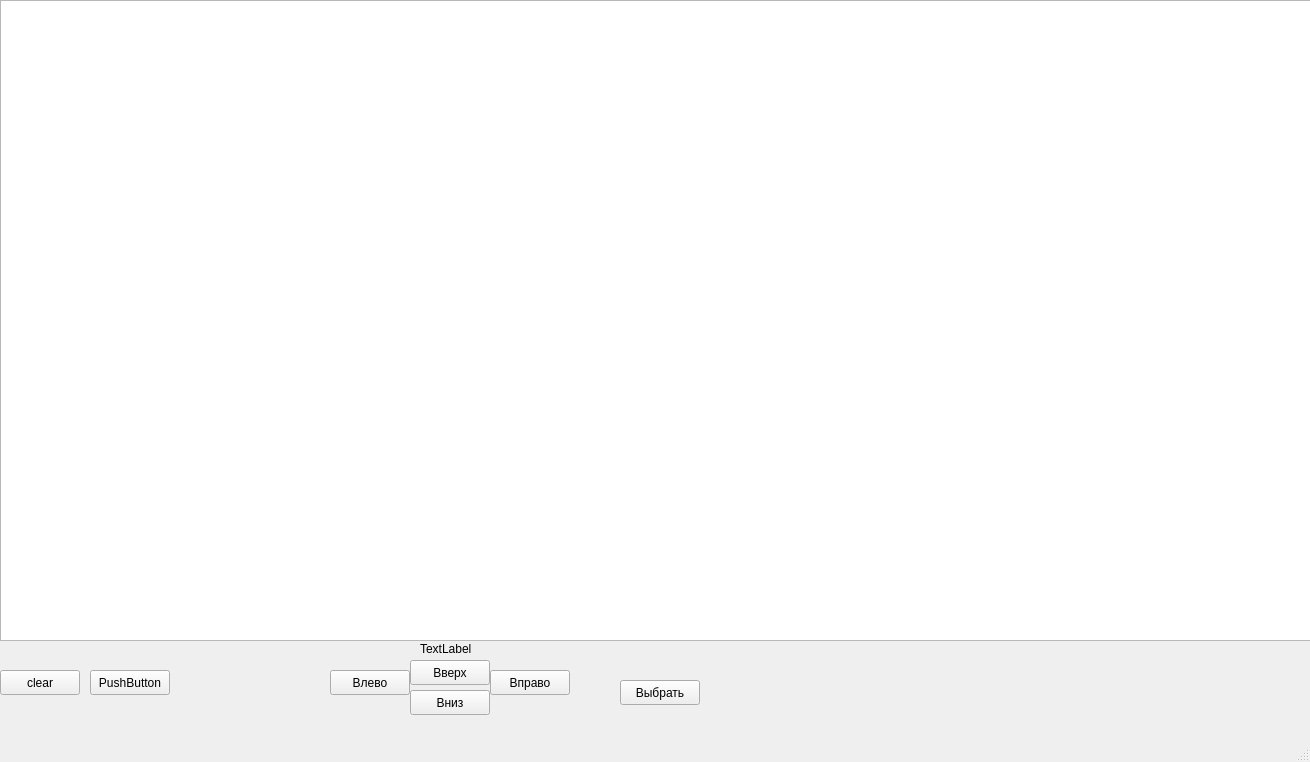
<?xml version="1.0" encoding="UTF-8"?>
<ui version="4.0">
 <class>MainWindow</class>
 <widget class="QMainWindow" name="MainWindow">
  <property name="geometry">
   <rect>
    <x>0</x>
    <y>0</y>
    <width>1310</width>
    <height>762</height>
   </rect>
  </property>
  <property name="windowTitle">
   <string>MainWindow</string>
  </property>
  <widget class="QWidget" name="centralwidget">
   <widget class="QPushButton" name="pushButton">
    <property name="geometry">
     <rect>
      <x>90</x>
      <y>670</y>
      <width>80</width>
      <height>25</height>
     </rect>
    </property>
    <property name="text">
     <string>PushButton</string>
    </property>
   </widget>
   <widget class="QPushButton" name="ClearButton">
    <property name="geometry">
     <rect>
      <x>0</x>
      <y>670</y>
      <width>80</width>
      <height>25</height>
     </rect>
    </property>
    <property name="text">
     <string>clear</string>
    </property>
   </widget>
   <widget class="QLabel" name="label">
    <property name="geometry">
     <rect>
      <x>420</x>
      <y>640</y>
      <width>601</width>
      <height>17</height>
     </rect>
    </property>
    <property name="text">
     <string>TextLabel</string>
    </property>
   </widget>
   <widget class="QPushButton" name="enterButton">
    <property name="geometry">
     <rect>
      <x>620</x>
      <y>680</y>
      <width>80</width>
      <height>25</height>
     </rect>
    </property>
    <property name="text">
     <string>Выбрать</string>
    </property>
   </widget>
   <widget class="QPushButton" name="upButton">
    <property name="geometry">
     <rect>
      <x>410</x>
      <y>660</y>
      <width>80</width>
      <height>25</height>
     </rect>
    </property>
    <property name="text">
     <string>Вверх</string>
    </property>
   </widget>
   <widget class="QPushButton" name="bottomButton">
    <property name="geometry">
     <rect>
      <x>410</x>
      <y>690</y>
      <width>80</width>
      <height>25</height>
     </rect>
    </property>
    <property name="text">
     <string>Вниз</string>
    </property>
   </widget>
   <widget class="QPushButton" name="leftButton">
    <property name="geometry">
     <rect>
      <x>330</x>
      <y>670</y>
      <width>80</width>
      <height>25</height>
     </rect>
    </property>
    <property name="text">
     <string>Влево</string>
    </property>
   </widget>
   <widget class="QPushButton" name="rightButton">
    <property name="geometry">
     <rect>
      <x>490</x>
      <y>670</y>
      <width>80</width>
      <height>25</height>
     </rect>
    </property>
    <property name="text">
     <string>Вправо</string>
    </property>
   </widget>
   <widget class="QGraphicsView" name="graphicsView">
    <property name="geometry">
     <rect>
      <x>0</x>
      <y>0</y>
      <width>1311</width>
      <height>641</height>
     </rect>
    </property>
    <property name="minimumSize">
     <size>
      <width>1000</width>
      <height>600</height>
     </size>
    </property>
    <property name="maximumSize">
     <size>
      <width>10000</width>
      <height>6000</height>
     </size>
    </property>
   </widget>
  </widget>
  <widget class="QMenuBar" name="menubar">
   <property name="geometry">
    <rect>
     <x>0</x>
     <y>0</y>
     <width>1310</width>
     <height>22</height>
    </rect>
   </property>
  </widget>
  <widget class="QStatusBar" name="statusbar"/>
 </widget>
 <resources/>
 <connections/>
 <slots>
  <slot>on_pushButton_clicked()</slot>
  <slot>on_ClearButton_clicked()</slot>
 </slots>
</ui>
